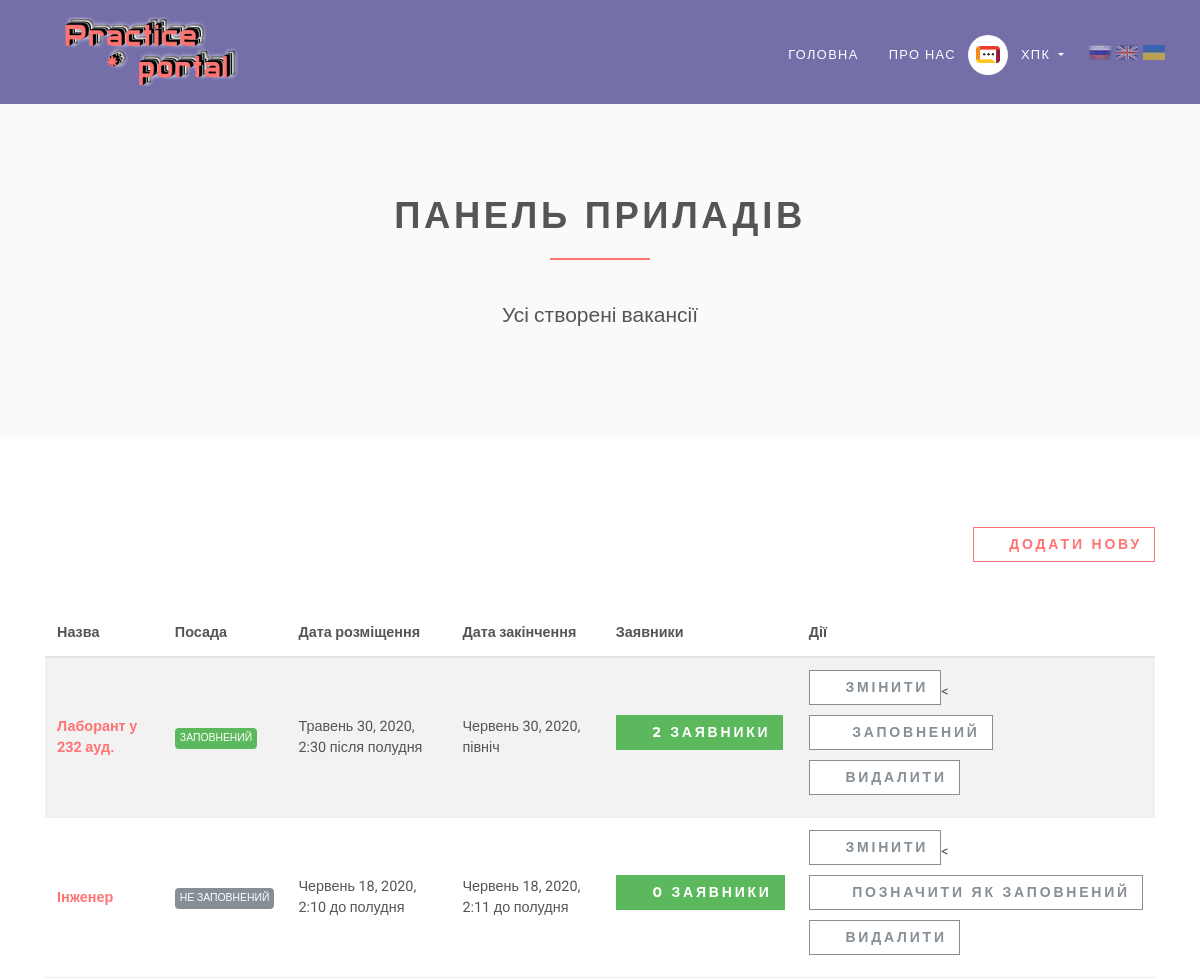
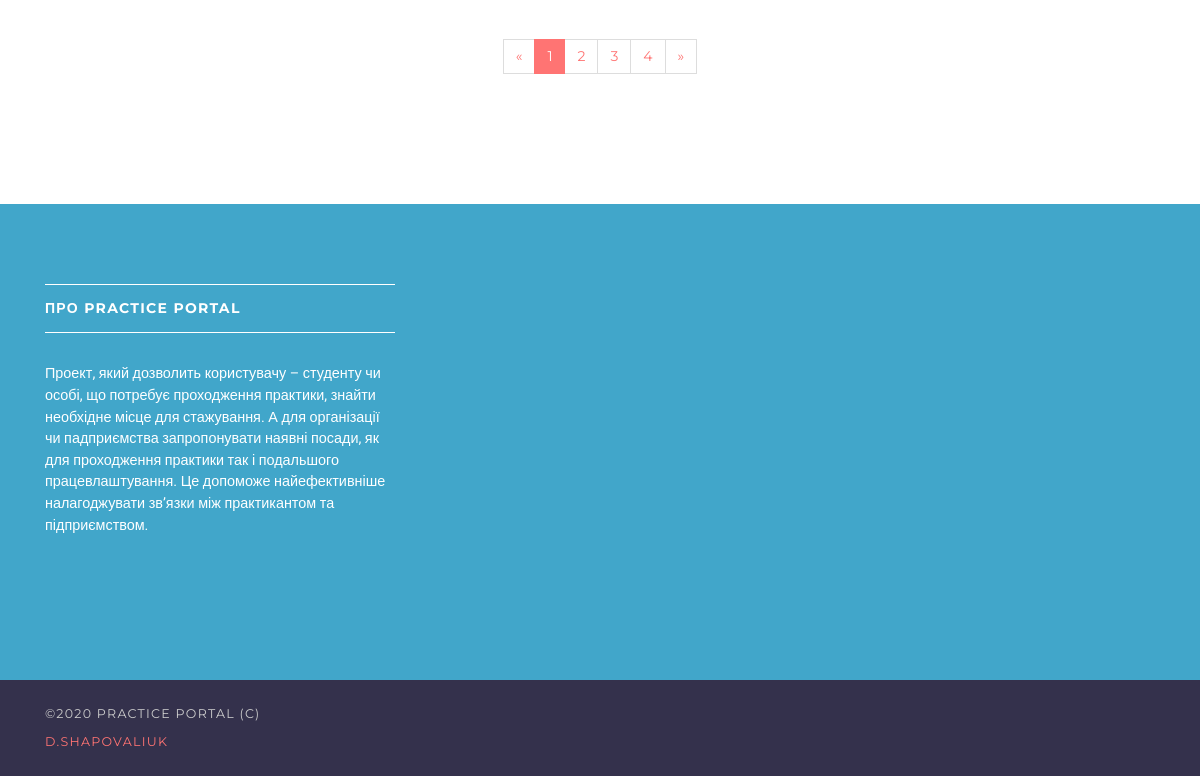
/employer/dashboard (signed in), run on the app's committed database (2 pictures, top to bottom).
### accounts/models.py (models this page shows, shortened)
class User(AbstractUser):
    username = None
    role = models.CharField(max_length=12, error_messages={
        'required': "Role must be provided"
    })
    image = models.ImageField(upload_to='images/', blank=True, null=True)
    resume = models.FileField(upload_to='files/', blank=True, null=True)
    gender = models.CharField(max_length=10, blank=True, null=True, default="")
    email = models.EmailField(unique=True, blank=False,
                              error_messages={
                                  'unique': "A user with that email already exists.",
                              })
    USERNAME_FIELD = "email"
    REQUIRED_FIELDS = []
    objects = UserManager()

### jobsapp/models.py (models this page shows, shortened)
class Job(models.Model):
    user = models.ForeignKey(User, on_delete=models.CASCADE)
    title = models.CharField(max_length=300)
    description = models.TextField()
    location = models.CharField(max_length=150)
    type = models.CharField(choices=JOB_TYPE, max_length=10)
    category = models.CharField(max_length=100)
    last_date = models.DateTimeField()
    company_name = models.CharField(max_length=100)
    company_description = models.CharField(max_length=300)
    website = models.CharField(max_length=100, default="")
    created_at = models.DateTimeField(default=timezone.now)
    filled = models.BooleanField(default=False)
    class Meta:
        verbose_name_plural = 'Практика'

### jobsapp/views/employer.py (the view)
# urls.py: path('', DashboardView.as_view(), name='employer-dashboard'),
class DashboardView(ListView):
    model = Job
    template_name = 'practice/employer/dashboard.html'
    context_object_name = 'practice'
    @method_decorator(login_required(login_url=reverse_lazy('accounts:login')))
    @method_decorator(user_is_employer)
    def dispatch(self, request, *args, **kwargs):
        return super().dispatch(self.request, *args, **kwargs)
    def get_queryset(self):
        return self.model.objects.filter(user_id=self.request.user.id)

### templates/practice/employer/dashboard.html (shortened to what this page needs)
{% extends 'base.html' %}
{% load static %}
{% block content %}
    <section class="bg-light-gray">
        <div class="container">
            <div class="row">
                <div class="col-lg-8 mx-auto">
                    <h1 class="heading">Панель приладів</h1>
                    <p class="lead text-center">Усі створені вакансії</p>
                </div>
            </div>
        </div>
    </section>
    <section>
        <div class="container">
            <div class="row">
                <div class="col-lg-12 text-right mb-5"><a href="{% url 'practice:employer-practice-create' %}"
                                                          class="btn btn-outline-white-primary">
                    <i class="fa fa-plus"></i>Додати нову</a></div>
                <div class="col-lg-12">
                    <div class="table-responsive">
                        <table class="table table-striped table-hover table-client-dashboard">
                            <thead>
                            <tr>
                                <th>Назва</th>
                                <th>Посада</th>
                                <th>Дата розміщення</th>
                                <th>Дата закінчення</th>
                                <th>Заявники</th>
                                <th>Дії</th>
                            </tr>
                            </thead>
                            <tbody>
                            {% for job in practice %}
                                <tr>
                                    <th><a href="{% url 'practice:practice-detail' job.id %}">{{ job.title }}</a>
                                    </th>
                                    <td>
                                        {% if job.filled %}
                                            <span class="badge badge-success">Заповнений</span>
                                        {% else %}
                                            <span class="badge badge-secondary">Не заповнений</span>
                                        {% endif %}
                                    </td>
                                    <td>{{ job.created_at }}</td>
                                    <td>{{ job.last_date }}</td>
                                    <td>
                                        <a href="{% url 'practice:employer-dashboard-applicants' job.id %}"
                                           class="btn btn-success">
                                            <i class="fa fa-users"></i>{{ job.applicants.count }}
                                            <span class="hidden-xs hidden-sm">Заявники</span>
                                        </a>
                                    </td>
                                    <td>
                                        <a href="{% url 'practice:jobs-update' job.id  %}" class="btn btn-outline-white-secondary">
                                            <i class="fa fa-edit"></i>Змінити
                                        </a><
                                        <br>
                                        {% if job.filled %}
                                            <a href="{% url 'practice:job-mark-filled' job.id %}"
                                               class="btn btn-outline-white-secondary">
                                                <i class="fa fa-check-circle-o"></i>
                                                <span class="hidden-xs hidden-sm">Заповнений</span>
                                            </a><br>
                                        {% else %}
                                            <a href="{% url 'practice:job-mark-filled' job.id %}"
                                               class="btn btn-outline-white-secondary">
                                                <i class="fa fa-check-circle-o"></i>
                                                <span class="hidden-xs hidden-sm">Позначити як </span>заповнений
                                            </a><br>
                                        {% endif %}
                                        <a href="{% url 'practice:jobs-delete' job.id %}" class="btn btn-outline-white-secondary">
                                            <i class="fa fa-times-circle-o"></i>Видалити
                                        </a>
                                    </td>
                                </tr>
                            {% endfor %}
                            </tbody>
                        </table>
                    </div>
                </div>
            </div>
        </div>
    </section>
{% endblock %}

### templates/base.html (shortened to what this page needs)
{% load static %}
<!DOCTYPE html>
<html>
<head>
    <link rel="stylesheet"
          href="{% static 'vendor/bootstrap/css/bootstrap.min.css' %}">
    <link rel="stylesheet"
          href="{% static 'vendor/font-awesome/css/font-awesome.min.css' %}">
    <link rel="stylesheet"
          href="{% static 'vendor/owl.carousel/assets/owl.carousel.css' %}">
    <link rel="stylesheet"
          href="{% static 'vendor/owl.carousel/assets/owl.theme.default.css' %}">
    <link rel="stylesheet" href="{% static 'css/style.default.css' %}"
          id="theme-stylesheet">
    <link rel="stylesheet" href="{% static 'css/custom.css' %}">
</head>
<body>
<header class="header">
    <nav class="navbar navbar-expand-lg">
        <div class="container">
            <a href="/" class="navbar-brand">
                <img src="{% static 'img/logo-small.png' %}" width="200" height="70"alt="logo" class="d-none d-lg-block">
            </a>
            <div id="navbarSupportedContent" class="collapse navbar-collapse">
                <ul class="navbar-nav ml-auto">
                    <li class="nav-item">
                        <a href="/" class="nav-link">Головна <span class="sr-only">(current)</span></a>
                    </li>
                    <li class="nav-item">
                        <a href="{% url 'practice:about' %}" class="nav-link">Про нас</a>
                    </li>
                    {% if request.user.is_authenticated and request.user.role == 'employer' %}
                        <li class="nav-item dropdown">
                            <a id="clientZone" href="#" data-toggle="dropdown"
                               aria-haspopup="true" aria-expanded="false"
                               class="nav-link dropdown-toggle has-img mb-3 mb-lg-0 mt-3 mt-lg-0">
                                <div class="client-menu-image">
                                    <div class="inner">
                                        <img src="{% static 'img/company-1.png' %}"
                                             alt="company image"
                                             class="img-fluid">
                                    </div>
                                </div>
                                {% if request.user.role == 'employee' %}
                                    {{ request.user.first_name }} {{ request.user.last_name }}
                                {% else %}
                                    {{ request.user.first_name }}
                                {% endif %}
                            </a>
                        </li>
                    {% endif %}
                     <div class="language">
                             <img src="/static/img/lang/lang__ru.png" alt="ru" data-google-lang="ru" class="language__img">
                             <img src="/static/img/lang/lang__en.png" alt="en" data-google-lang="en" class="language__img">
                             <img src="/static/img/lang/lang__ua.png" alt="uk" data-google-lang="uk" class="language__img">
                 </div>
                </ul>
            </div>
        </div>
    </nav>
</header>
<div>
    {% block content %} {% endblock %}
</div>
<footer class="footer">
    <div class="footer__block">
        <div class="container">
            <div class="row">
                <div class="col-lg-4 col-md-12 mb-5">
                    <h4 class="h5">Про Practice portal</h4>
                    <p> Проект, який дозволить користувачу – студенту чи особі, що потребує проходження практики, знайти необхідне місце для стажування. А для організації чи падприємства запропонувати наявні посади, як для проходження практики так і подальшого працевлаштування. Це допоможе найефективніше налагоджувати зв’язки між практикантом та підприємством. </p>
                </div>
            </div>
        </div>
    </div>
    <div class="footer__copyright">
        <div class="container">
            <div class="row">
                <div class="col-md-6 text-md-left text-center">
                    <p>&copy;2020 Practice portal (c)</p><a href="https://www.instagram.com/d.shapovaliuk">d.shapovaliuk</a>
                </div>
            </div>
        </div>
    </div>
</footer>
</body>
</html>

### templates/base.html (style rules this page uses)
html { height: auto !important; }
body { top: 0 !important; position: static !important; min-height: 100vh !important; }
.language { left: 10px; flex-direction: column; position: relative; margin: auto; }
.language__img { cursor: pointer; opacity: .5; }

### data on the page
User: user.first_name "ХПК"
Job: title "Лаборант у 232 ауд.", filled "ЗАПОВНЕНИЙ", created_at "Травень 30, 2020, 2:30 після полудня", last_date "Червень 30, 2020, північ", applicants.count "2"
Job: title "Інженер", filled "НЕ ЗАПОВНЕНИЙ", created_at "Червень 18, 2020, 2:10 до полудня", last_date "Червень 18, 2020, 2:11 до полудня", applicants.count "0"
